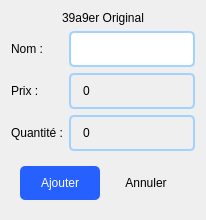
          <widget class="QWidget" name="page_19">
           <layout class="QGridLayout" name="gridLayout_48">
            <item row="0" column="0" colspan="2">
             <widget class="QLabel" name="label_75">
              <property name="maximumSize">
               <size>
                <width>16777215</width>
                <height>70</height>
               </size>
              </property>
              <property name="styleSheet">
               <string notr="true">font: italic 20pt &quot;Times New Roman&quot;;
color: rgb(0, 0, 0);
background-color: rgb(0,0, 0, 0);</string>
              </property>
              <property name="text">
               <string>39a9er Original</string>
              </property>
              <property name="alignment">
               <set>Qt::AlignCenter</set>
              </property>
             </widget>
            </item>
            <item row="1" column="0">
             <widget class="QLabel" name="label_77">
              <property name="styleSheet">
               <string notr="true">background-color: rgb(0,0, 0, 0);
color: rgb(0, 0, 0);
font: 12pt &quot;Times New Roman&quot;;</string>
              </property>
              <property name="text">
               <string>Nom :</string>
              </property>
             </widget>
            </item>
            <item row="1" column="1">
             <widget class="QLineEdit" name="ext_name_4">
              <property name="styleSheet">
               <string notr="true">QLineEdit{
	outline:none;
	padding:8px 8px;
	background-color: rgb(255, 255, 255);
	font: 12pt &quot;Times New Roman&quot;;
	front-size:12px;
	border-radius:5px;
	border: 2px solid #a2d2ff

}
QLineEdit:hover{
	border:2px solid #1d3557;
	padding-left:2px;
	background-color: #edede9
}
QLineEdit:focus{
  color: #8d8d8d;
	border-color: rgb(85, 255, 0);
  
  background: #ffffff;

}</string>
              </property>
              <property name="clearButtonEnabled">
               <bool>true</bool>
              </property>
             </widget>
            </item>
            <item row="2" column="0">
             <widget class="QLabel" name="label_74">
              <property name="styleSheet">
               <string notr="true">color: rgb(0, 0, 0);
background-color: rgb(0,0, 0, 0);
font: 12pt &quot;Times New Roman&quot;;</string>
              </property>
              <property name="text">
               <string>Prix :</string>
              </property>
             </widget>
            </item>
            <item row="2" column="1">
             <widget class="QSpinBox" name="spinBox_15">
              <property name="styleSheet">
               <string notr="true">QSpinBox{
	text-align:left;
	padding: 8px 10px;
	border-radius:5px;
border: 2px solid #a2d2ff;
	background-color: transparent;
	color: rgb(0, 0, 0);
	font: 75 italic 12pt &quot;Times New Roman&quot;;
}
QSpinBox:hover{
	padding-left:2px;
border:2px solid #1d3557;
background-color: #edede9


}
QSpinBox:focus{
border: 2px solid  #08ff00 

}</string>
              </property>
              <property name="buttonSymbols">
               <enum>QAbstractSpinBox::NoButtons</enum>
              </property>
              <property name="maximum">
               <number>999999999</number>
              </property>
             </widget>
            </item>
            <item row="3" column="0">
             <widget class="QLabel" name="label_76">
              <property name="styleSheet">
               <string notr="true">color: rgb(0, 0, 0);
background-color: rgb(0,0, 0, 0);
font: 12pt &quot;Times New Roman&quot;;
</string>
              </property>
              <property name="text">
               <string>Quantité :</string>
              </property>
             </widget>
            </item>
            <item row="3" column="1">
             <widget class="QSpinBox" name="spinBox_14">
              <property name="styleSheet">
               <string notr="true">QSpinBox{
	text-align:left;
	padding: 8px 10px;
	border-radius:5px;
border: 2px solid #a2d2ff;
	background-color: transparent;
	color: rgb(0, 0, 0);
	font: 75 italic 12pt &quot;Times New Roman&quot;;
}
QSpinBox:hover{
	padding-left:2px;
border:2px solid #1d3557;
background-color: #edede9


}
QSpinBox:focus{
border: 2px solid  #08ff00 

}</string>
              </property>
              <property name="buttonSymbols">
               <enum>QAbstractSpinBox::NoButtons</enum>
              </property>
              <property name="maximum">
               <number>999999999</number>
              </property>
             </widget>
            </item>
            <item row="4" column="0" colspan="2">
             <widget class="QFrame" name="frame_28">
              <property name="maximumSize">
               <size>
                <width>16777215</width>
                <height>70</height>
               </size>
              </property>
              <property name="styleSheet">
               <string notr="true">
QFrame{
border:non}</string>
              </property>
              <property name="frameShape">
               <enum>QFrame::StyledPanel</enum>
              </property>
              <property name="frameShadow">
               <enum>QFrame::Raised</enum>
              </property>
              <layout class="QHBoxLayout" name="horizontalLayout_17">
               <item>
                <widget class="QPushButton" name="ext_confirm_5">
                 <property name="styleSheet">
                  <string notr="true">QPushButton{
	text-align:center;
	padding: 10px 10px;
	border-radius:5px;
	
	background-color: rgb(38, 96, 255);
	
	color: rgb(255, 255, 255);
	font: 75 italic 12pt &quot;Times New Roman&quot;;
}
QPushButton:hover{
	padding-left:2px;



}
QPushButton:pressed{
	padding-Right:2px;

}</string>
                 </property>
                 <property name="text">
                  <string>Ajouter</string>
                 </property>
                </widget>
               </item>
               <item>
                <widget class="QPushButton" name="ext_cancel_5">
                 <property name="styleSheet">
                  <string notr="true">QPushButton{
	text-align:center;
	padding: 10px 10px;
	border-radius:5px;

	background-color: transparent;
	color: rgb(0, 0, 0);
	font: 75 italic 12pt &quot;Times New Roman&quot;;
}
QPushButton:hover{
	padding-left:2px;



}
QPushButton:pressed{
	padding-Right:2px;
	
	background-color: rgb(255, 23, 23);

}
QFrame{
border:non}</string>
                 </property>
                 <property name="text">
                  <string>Annuler</string>
                 </property>
                </widget>
               </item>
              </layout>
             </widget>
            </item>
           </layout>
          </widget>
